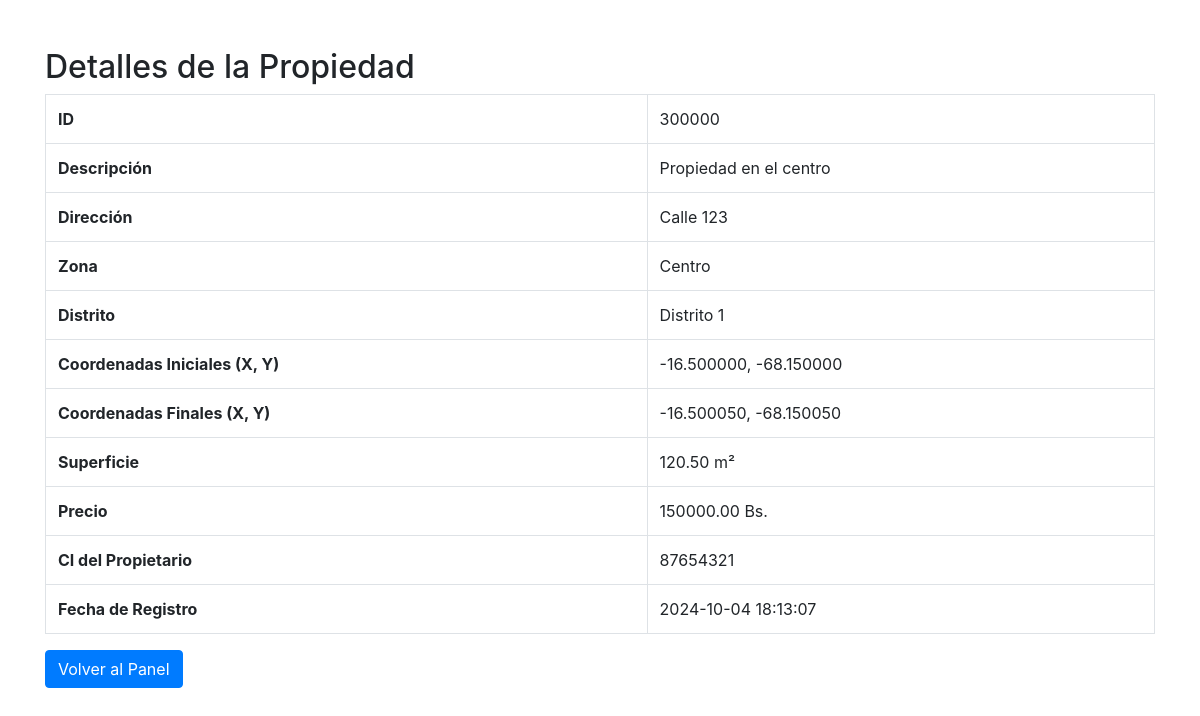
/visualizar_propiedad.php?id=300000 (signed in), run on the app's committed database.
### tables this page shows
CREATE TABLE `propiedades` (
  `id` int(11) NOT NULL CHECK (`id` between 100000 and 300000),
  `descripcion` varchar(255) NOT NULL,
  `direccion` varchar(255) DEFAULT NULL,
  `zona` varchar(50) NOT NULL,
  `distrito` varchar(50) NOT NULL,
  `x_ini` decimal(10,6) NOT NULL,
  `y_ini` decimal(10,6) NOT NULL,
  `x_fin` decimal(10,6) NOT NULL,
  `y_fin` decimal(10,6) NOT NULL,
  `superficie` decimal(10,2) NOT NULL,
  `precio` decimal(10,2) DEFAULT NULL,
  `ci` int(11) NOT NULL,
  `fecha_registro` timestamp NOT NULL DEFAULT current_timestamp()
);

### visualizar_propiedad.php (the view, shortened to what this page needs)
<?php
include('db_connection.php');
$idPropiedad = $_GET['id'];
$stmt = $conn->prepare("SELECT * FROM propiedades WHERE id = ?");
$stmt->bind_param('i', $idPropiedad);
$stmt->execute();
$result = $stmt->get_result();
$propiedad = $result->fetch_assoc();
?>
<!DOCTYPE html>
<html lang="es">
<head>
    <link rel="stylesheet" href="https://stackpath.bootstrapcdn.com/bootstrap/4.5.2/css/bootstrap.min.css">
</head>
<body>
    <div class="container mt-5">
        <h2>Detalles de la Propiedad</h2>
        <table class="table table-bordered">
            <tr>
                <th>ID</th>
                <td><?php echo htmlspecialchars($propiedad['id']); ?></td>
            </tr>
            <tr>
                <th>Descripción</th>
                <td><?php echo htmlspecialchars($propiedad['descripcion']); ?></td>
            </tr>
            <tr>
                <th>Dirección</th>
                <td><?php echo htmlspecialchars($propiedad['direccion']); ?></td>
            </tr>
            <tr>
                <th>Zona</th>
                <td><?php echo htmlspecialchars($propiedad['zona']); ?></td>
            </tr>
            <tr>
                <th>Distrito</th>
                <td><?php echo htmlspecialchars($propiedad['distrito']); ?></td>
            </tr>
            <tr>
                <th>Coordenadas Iniciales (X, Y)</th>
                <td><?php echo htmlspecialchars($propiedad['x_ini']) . ', ' . htmlspecialchars($propiedad['y_ini']); ?></td>
            </tr>
            <tr>
                <th>Coordenadas Finales (X, Y)</th>
                <td><?php echo htmlspecialchars($propiedad['x_fin']) . ', ' . htmlspecialchars($propiedad['y_fin']); ?></td>
            </tr>
            <tr>
                <th>Superficie</th>
                <td><?php echo htmlspecialchars($propiedad['superficie']); ?> m²</td>
            </tr>
            <tr>
                <th>Precio</th>
                <td><?php echo htmlspecialchars($propiedad['precio']); ?> Bs.</td>
            </tr>
            <tr>
                <th>CI del Propietario</th>
                <td><?php echo htmlspecialchars($propiedad['ci']); ?></td>
            </tr>
            <tr>
                <th>Fecha de Registro</th>
                <td><?php echo htmlspecialchars($propiedad['fecha_registro']); ?></td>
            </tr>
        </table>
        <a href="dashboard.php" class="btn btn-primary">Volver al Panel</a>
    </div>
</body>
</html>

### data on the page
propiedades: id "300000", descripcion "Propiedad en el centro", direccion "Calle 123", zona "Centro", distrito "Distrito 1", x_ini "-16.500000", y_ini "-68.150000", x_fin "-16.500050", y_fin "-68.150050", superficie "120.50", precio "150000.00", ci "87654321", fecha_registro "2024-10-04 18:13:07"
